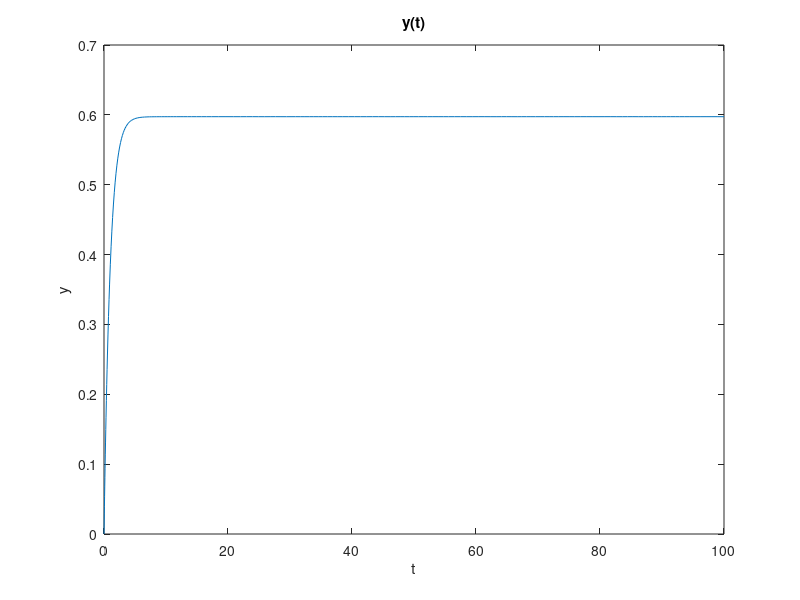

Recreate this plot in MATLAB.
f = @(t,x) [-0.6*x(  1) - 0.0941323907280968*x(   2) + 0.134180096347783*x(    3) + 0.4*x(  4),
 0.0470661953640484*x(  1) - 0.9*x(    2) - 0.300992481614779*x(     3) - 0.0470661953640484*x(   4),
 -0.0670900481738914*x(  1) + 0.300992481614779*x(   2) - 0.9*x(    3) + 0.0670900481738914*x(   4),
 0.6*x(   1) + 0.0941323907280968*x(    2) - 0.134180096347783*x(    3) - 0.4*x(   4)];



[t,xa] = ode45(f,[0 100],[1 0 0 0]);
plot(t,xa(:,4))
title('y(t)')
xlabel('t'), ylabel('y')